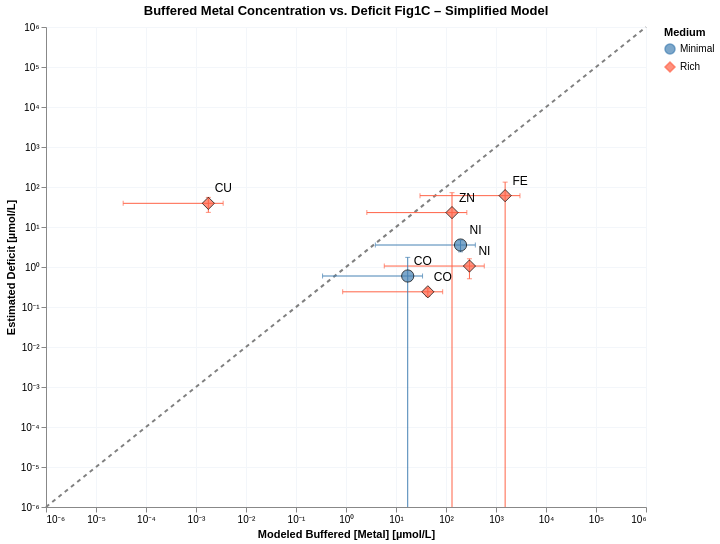

The code cell stored with this chart in its notebook:
### Markdown cell above
### Plot 2 – Simplified model: estimated buffered [Metal] vs. M-M deficit

### Code cell
plot_df_simp = build_plot_df(
    est_simplified_minimal_lb, est_simplified_minimal_ub,
    est_simplified_rich_lb,    est_simplified_rich_ub,
    deficit_minimal, deficit_rich,
)

df = pl.from_pandas(plot_df_simp).with_columns([
    (pl.col("est_buf_center_M") * 1e6).alias("x_uM"),
    (pl.col("est_buf_lb_M")     * 1e6).alias("x_lb_uM"),
    (pl.col("est_buf_ub_M")     * 1e6).alias("x_ub_uM"),
    (pl.col("deficit_M")        * 1e6).alias("y_uM"),
    (pl.col("deficit_M_err")    * 1e6).alias("y_err_uM"),
])

DOMAIN_MIN = 1e-7   # just below your domain floor of 1e-6

df = df.with_columns([
    pl.max_horizontal(
        pl.col("y_uM") - pl.col("y_err_uM"),
        pl.lit(DOMAIN_MIN)
    ).alias("y_lo_uM"),
    (pl.col("y_uM") + pl.col("y_err_uM")).alias("y_hi_uM"),
])

base = alt.Chart(df).encode(
)
x_scale = alt.Scale(type="log", domain=[1e-6, 1e6])
y_scale = alt.Scale(type="log", domain=[1e-6, 1e6])

_ax_x = alt.Axis(labelExpr=_log_label_unicode, title="Modeled Buffered [Metal] [µmol/L]")
_ax_y = alt.Axis(labelExpr=_log_label_unicode, title="Estimated Deficit [µmol/L]")

ref_line = alt.Chart(ref_df).mark_line(strokeDash=[4,4], color="gray").encode(
    x=alt.X("v:Q", scale=x_scale, axis=_ax_x),
    y=alt.Y("v:Q", scale=y_scale, axis=_ax_y),
)
x_bars = base.mark_errorbar(ticks=True).encode(
    x=alt.X("x_lb_uM:Q", scale=x_scale, title=""),
    x2="x_ub_uM:Q",
    y=alt.Y("y_uM:Q", scale=y_scale),
    color="Medium:N",
)
y_bars = base.mark_errorbar(ticks=True, clip=True).encode(
    x=alt.X("x_uM:Q"),
    y=alt.Y("y_lo_uM:Q",  scale=y_scale, title=""),   # explicit log scale + clamped lower
    y2=alt.Y2("y_hi_uM:Q"),
    color="Medium:N",
)
points = base.mark_point(filled=True, size=150, stroke='black', strokeWidth=1).encode(
    x=alt.X("x_uM:Q", scale=x_scale, axis=_ax_x),
    y=alt.Y("y_uM:Q", scale=y_scale, axis=_ax_y),
    color=alt.Color("Medium:N",
        scale=alt.Scale(domain=["Minimal","Rich"], range=["steelblue","tomato"])),
    shape=alt.Shape("Medium:N",
        scale=alt.Scale(domain=["Minimal","Rich"], range=["circle","diamond"])),
)
# 5. Text labels
labels = base.mark_text(dx=15, dy=-15, fontSize=12).encode(
    x=alt.X("x_uM:Q", scale=alt.Scale(type="log")),
    y=alt.Y("y_uM:Q", scale=alt.Scale(type="log")),
    text="Element:N",
)
chart = (ref_line + x_bars + y_bars + points + labels).properties(
    width=600, height=480,
    title="Buffered Metal Concentration vs. Deficit Fig1C – Simplified Model"
).configure_axis(gridColor='#f3f6fa')
# chart.save('notebooks/cofactors/buffer_figures/buffered_metal_vs_deficit_simplified.svg')
chart

### Figure 1 — Vega-Lite specification as saved in the notebook (floating-point values rounded to 4 significant figures)
{"config": {"view": {"continuousWidth": 300, "continuousHeight": 300}, "axis": {"gridColor": "#f3f6fa"}}, "layer": [{"data": {"name": "data-1c3ca3cce69c13645fce19fabe446275"}, "mark": {"type": "line", "color": "gray", "strokeDash": [4, 4]}, "encoding": {"x": {"axis": {"labelExpr": "datum.value > 0 ? '10' + replace(replace(replace(replace(replace(replace(replace(replace(replace(replace(replace('' + round(log(datum.value)/LN10), '-','⁻'),'0','⁰'),'1','¹'),'2','²'),'3','³'),'4','⁴'),'5','⁵'),'6','⁶'),'7','⁷'),'8','⁸'),'9','⁹') : '0'", "title": "Modeled Buffered [Metal] [µmol/L]"}, "field": "v", "scale": {"domain": [1e-06, 1000000.0], "type": "log"}, "type": "quantitative"}, "y": {"axis": {"labelExpr": "datum.value > 0 ? '10' + replace(replace(replace(replace(replace(replace(replace(replace(replace(replace(replace('' + round(log(datum.value)/LN10), '-','⁻'),'0','⁰'),'1','¹'),'2','²'),'3','³'),'4','⁴'),'5','⁵'),'6','⁶'),'7','⁷'),'8','⁸'),'9','⁹') : '0'", "title": "Estimated Deficit [µmol/L]"}, "field": "v", "scale": {"domain": [1e-06, 1000000.0], "type": "log"}, "type": "quantitative"}}}, {"data": {"name": "data-b68ffb6224c825d82884580ee7c82827"}, "mark": {"type": "errorbar", "ticks": true}, "encoding": {"color": {"field": "Medium", "type": "nominal"}, "x": {"field": "x_lb_uM", "scale": {"domain": [1e-06, 1000000.0], "type": "log"}, "title": "", "type": "quantitative"}, "x2": {"field": "x_ub_uM"}, "y": {"field": "y_uM", "scale": {"domain": [1e-06, 1000000.0], "type": "log"}, "type": "quantitative"}}}, {"data": {"name": "data-b68ffb6224c825d82884580ee7c82827"}, "mark": {"type": "errorbar", "clip": true, "ticks": true}, "encoding": {"color": {"field": "Medium", "type": "nominal"}, "x": {"field": "x_uM", "type": "quantitative"}, "y": {"field": "y_lo_uM", "scale": {"domain": [1e-06, 1000000.0], "type": "log"}, "title": "", "type": "quantitative"}, "y2": {"field": "y_hi_uM"}}}, {"data": {"name": "data-b68ffb6224c825d82884580ee7c82827"}, "mark": {"type": "point", "filled": true, "size": 150, "stroke": "black", "strokeWidth": 1}, "encoding": {"color": {"field": "Medium", "scale": {"domain": ["Minimal", "Rich"], "range": ["steelblue", "tomato"]}, "type": "nominal"}, "shape": {"field": "Medium", "scale": {"domain": ["Minimal", "Rich"], "range": ["circle", "diamond"]}, "type": "nominal"}, "x": {"axis": {"labelExpr": "datum.value > 0 ? '10' + replace(replace(replace(replace(replace(replace(replace(replace(replace(replace(replace('' + round(log(datum.value)/LN10), '-','⁻'),'0','⁰'),'1','¹'),'2','²'),'3','³'),'4','⁴'),'5','⁵'),'6','⁶'),'7','⁷'),'8','⁸'),'9','⁹') : '0'", "title": "Modeled Buffered [Metal] [µmol/L]"}, "field": "x_uM", "scale": {"domain": [1e-06, 1000000.0], "type": "log"}, "type": "quantitative"}, "y": {"axis": {"labelExpr": "datum.value > 0 ? '10' + replace(replace(replace(replace(replace(replace(replace(replace(replace(replace(replace('' + round(log(datum.value)/LN10), '-','⁻'),'0','⁰'),'1','¹'),'2','²'),'3','³'),'4','⁴'),'5','⁵'),'6','⁶'),'7','⁷'),'8','⁸'),'9','⁹') : '0'", "title": "Estimated Deficit [µmol/L]"}, "field": "y_uM", "scale": {"domain": [1e-06, 1000000.0], "type": "log"}, "type": "quantitative"}}}, {"data": {"name": "data-b68ffb6224c825d82884580ee7c82827"}, "mark": {"type": "text", "dx": 15, "dy": -15, "fontSize": 12}, "encoding": {"text": {"field": "Element", "type": "nominal"}, "x": {"field": "x_uM", "scale": {"type": "log"}, "type": "quantitative"}, "y": {"field": "y_uM", "scale": {"type": "log"}, "type": "quantitative"}}}], "height": 480, "title": "Buffered Metal Concentration vs. Deficit Fig1C – Simplified Model", "width": 600, "$schema": "https://vega.github.io/schema/vega-lite/v5.20.1.json", "datasets": {"data-1c3ca3cce69c13645fce19fabe446275": [{"v": 1e-06}, {"v": 1000000.0}], "data-b68ffb6224c825d82884580ee7c82827": [{"Medium": "Minimal", "Element": "CO", "est_buf_lb_M": 3.398e-07, "est_buf_ub_M": 3.396e-05, "est_buf_center_M": 1.715e-05, "deficit_M": 5.957e-07, "deficit_M_err": 1.145e-06, "x_uM": 17.15, "x_lb_uM": 0.3398, "x_ub_uM": 33.96, "y_uM": 0.5957, "y_err_uM": 1.145, "y_lo_uM": 1e-07, "y_hi_uM": 1.741}, {"Medium": "Minimal", "Element": "NI", "est_buf_lb_M": 3.862e-06, "est_buf_ub_M": 0.0003862, "est_buf_center_M": 0.000195, "deficit_M": 3.546e-06, "deficit_M_err": 1.154e-06, "x_uM": 195.0, "x_lb_uM": 3.862, "x_ub_uM": 386.2, "y_uM": 3.546, "y_err_uM": 1.154, "y_lo_uM": 2.392, "y_hi_uM": 4.7}, {"Medium": "Rich", "Element": "FE", "est_buf_lb_M": 3.021e-05, "est_buf_ub_M": 0.003015, "est_buf_center_M": 0.001523, "deficit_M": 6.076e-05, "deficit_M_err": 7.159e-05, "x_uM": 1523.0, "x_lb_uM": 30.21, "x_ub_uM": 3015.0, "y_uM": 60.76, "y_err_uM": 71.59, "y_lo_uM": 1e-07, "y_hi_uM": 132.4}, {"Medium": "Rich", "Element": "CO", "est_buf_lb_M": 8.582e-07, "est_buf_ub_M": 8.58e-05, "est_buf_center_M": 4.333e-05, "deficit_M": 2.397e-07, "deficit_M_err": 5.403e-08, "x_uM": 43.33, "x_lb_uM": 0.8582, "x_ub_uM": 85.8, "y_uM": 0.2397, "y_err_uM": 0.05403, "y_lo_uM": 0.1856, "y_hi_uM": 0.2937}, {"Medium": "Rich", "Element": "NI", "est_buf_lb_M": 5.828e-06, "est_buf_ub_M": 0.0005828, "est_buf_center_M": 0.0002943, "deficit_M": 1.057e-06, "deficit_M_err": 5.487e-07, "x_uM": 294.3, "x_lb_uM": 5.828, "x_ub_uM": 582.8, "y_uM": 1.057, "y_err_uM": 0.5487, "y_lo_uM": 0.5079, "y_hi_uM": 1.605}, {"Medium": "Rich", "Element": "CU", "est_buf_lb_M": 3.495e-11, "est_buf_ub_M": 3.495e-09, "est_buf_center_M": 1.765e-09, "deficit_M": 3.91e-05, "deficit_M_err": 1.588e-05, "x_uM": 0.001765, "x_lb_uM": 3.495e-05, "x_ub_uM": 0.003495, "y_uM": 39.1, "y_err_uM": 15.88, "y_lo_uM": 23.22, "y_hi_uM": 54.98}, {"Medium": "Rich", "Element": "ZN", "est_buf_lb_M": 2.611e-06, "est_buf_ub_M": 0.0002611, "est_buf_center_M": 0.0001318, "deficit_M": 2.29e-05, "deficit_M_err": 4.917e-05, "x_uM": 131.8, "x_lb_uM": 2.611, "x_ub_uM": 261.1, "y_uM": 22.9, "y_err_uM": 49.17, "y_lo_uM": 1e-07, "y_hi_uM": 72.08}]}}
